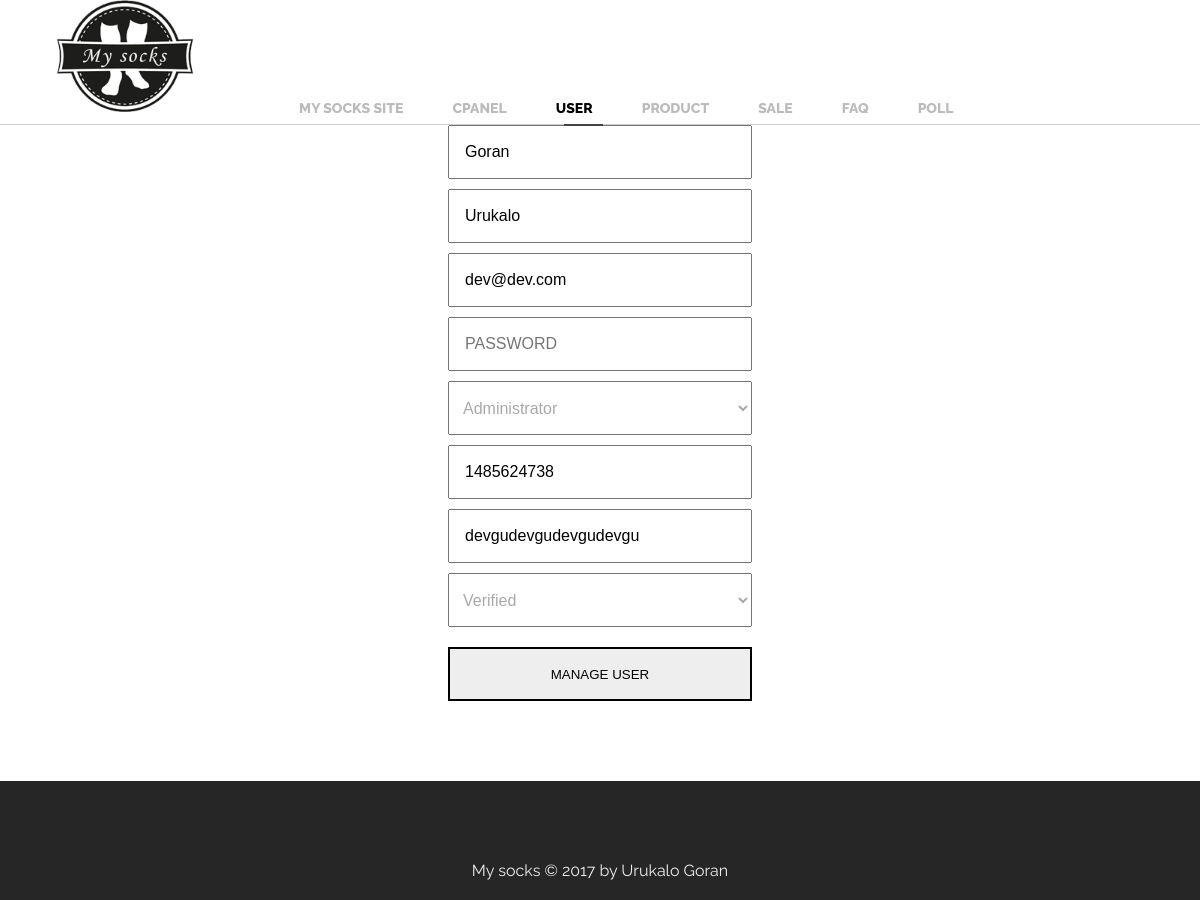
Screenshot of /n1shhh.php?page=8&job=2&productID=1&offset=0 (signed in) with the database file from the repository.
### tables this page shows
CREATE TABLE IF NOT EXISTS `users` (
  `userID` int(10) NOT NULL AUTO_INCREMENT,
  `firstName` varchar(30) NOT NULL,
  `lastName` varchar(30) NOT NULL,
  `email` varchar(254) NOT NULL,
  `password` varchar(128) NOT NULL,
  `roleID` int(2) NOT NULL,
  `timeOfReg` int(12) NOT NULL,
  `verificationCode` varchar(20) NOT NULL,
  `statusID` int(2) NOT NULL,
  PRIMARY KEY (`userID`)
);

### gogistuff/mod/user.php (the view, shortened to what this page needs)
<?php
if($_SESSION['role']==1){
    if(!isset($_REQUEST['job'])){
        header('location: n1shhh.php');
    }else{
        $job = $_REQUEST['job'];
        if(!($job > 0 && $job<5)){
            header('location: n1shhh.php');
        }
        else{
            if($job == '1'){
                if(isset($_POST['submituseradd'])){
                    $error = 0;
                    if(isset($_POST['firstname'])){
                        $regFirstName = "/^[A-Z]{1}[a-z]{2,30}$/";
                        if(!preg_match($regFirstName,$_POST['firstname'])){
                            $error++;
                        }
                        else{
                            $userdata['firstname'] = $_POST['firstname'];
                        }
                    }
                    else{
                        $error++;
                    }
                    if(isset($_POST['lastname'])){
                        $regLastName = "/^[A-Z]{1}[a-z]{3,30}$/";
                        if(!preg_match($regLastName,$_POST['lastname'])){
                            $error++;
                        }
                        else{
                            $userdata['lastname'] = $_POST['lastname'];
                        }
                    }
                    else{
                        $error++;
                    }
                    if(isset($_POST['email'])){
                        $regEmail = "/^\w+([\.\-]?\w+)*\@\w+([\.\-]?\w+)*(\.\w{2,3})+$/";
                        if(!preg_match($regEmail,$_POST['email'])){
                            $error++;
                        }
                        else{
                            $userdata['email'] = $_POST['email'];
                        }
                    }
                    else{
                        $error++;
                    }
                    if(isset($_POST['password'])){
                        $regPassword = "/^[a-zA-Z0-9!@#$%^&*.]{6,128}$/";
                        if(!preg_match($regPassword,$_POST['password'])){
                            $error++;
                        }
                        else{
                            $userdata['password'] = $_POST['password'];
                        }
                    }
                    else{
                        $error++;
                    }
                    if($error == 0){
                        $userdata['role'] = 2;
                        $userdata['timeOfReg'] = mktime();
                        $userdata['verificationCode'] = "";
                        $characters = '0123456789abcdefghijklmnopqrstuvwxyz01234ABCDEFGHIJKLMNOPQRSTUVWXYZ56789';
                        for($i=0;$i<20;$i++){
                            $userdata['verificationCode'] .= $characters[rand(0, strlen($characters) - 1)];
                        }
                        $userdata['statusID'] = 1;
                        $query = sprintf("INSERT INTO users VALUES('','%s','%s','%s','%s', %d, %d,'%s',%d)",$userdata['firstname'],$userdata['lastname'],$userdata['email'],md5($userdata['password']),$userdata['role'],$userdata['timeOfReg'],$userdata['verificationCode'],$userdata['statusID']);
                        include('dbconnection.php');
                        $r = mysql_query($query,$connect);
                        mysql_close($connect);
                        if(!$r){
                            echo"<div class='errorlog'>We apologize but there was a little mistake</div>";
                        }
                        else{
                            echo"<div class='errorlog'>We add new user</div>";
                        }
                    }
                    else {
                        echo "error";
                    }
                }
                    echo"
                    <div class='bigText'>USER > ADD</div>
                    <div class='useraddf forminside'>
                        <form action='".$_SERVER['PHP_SELF']."' method='POST' id='useraddform' onsubmit='return adduser();'>
                            <input type='hidden' name='page' value='".$page."'>
                            <input type='hidden' name='job' value='1'>
                            <input type='text' name='firstname' id='firstname' placeholder='FIRST NAME' value='".@$_POST['firstname']."'>
                            <input type='text' name='lastname' id='lastname' placeholder='LAST NAME' value='".@$_POST['lastname']."'>
                            <input type='text' name='email' id='email' placeholder='E-MAIL'  value='".@$_POST['email']."'>
                            <input type='password' name='password' id='password' placeholder='PASSWORD'  value='".@$_POST['password']."'>
                            <input type='submit' name='submituseradd' id='submituseradd' value='ADD USER'>
                        </form>
                    </div>";
            }
            else{
                if(!isset($_REQUEST['productID'])){
                    include('funct/itemfunct.php');
                    fillitems(array('page'=>$page,'job'=>$job));
                }
                else{
                    if($job == 2){
                        if(isset($_REQUEST['productID'])){
                            if(preg_match("/^\d+$/", $_REQUEST['productID'])){
                            include("dbconnection.php");
                            $query = sprintf("SELECT * FROM users u JOIN status s ON u.statusID = s.statusID  JOIN roles r ON u.roleID = r.roleID WHERE userID=%d",$_REQUEST['productID']);
                            $result = mysql_query($query, $connect);
                            $userroles = mysql_query("SELECT * FROM roles", $connect);
                            $userstatuses = mysql_query("SELECT * FROM status", $connect);
                            if(mysql_num_rows($result)){
                                $row = mysql_fetch_array($result);
                                echo
                                    "<div class='useraddf forminside'>
                                        <form action='".$_SERVER['PHP_SELF']."' method='POST' id='useraddform' onsubmit='return manageuser();'>
                                            <input type='hidden' name='page' value='".$page."'>
                                            <input type='hidden' name='job' value='".$job."'>
                                            <input type='hidden' name='productID' value='".$_REQUEST['productID']."'>
                                            <input type='hidden' name='userID' value='".$row['userID']."'>
                                            <input type='text' name='firstname' id='firstname' placeholder='FIRST NAME' value='".$row['firstName']."'>
                                            <input type='text' name='lastname' id='lastname' placeholder='LAST NAME' value='".$row['lastName']."'>
                                            <input type='text' name='email' id='email' placeholder='E-MAIL'  value='".$row['email']."'>
                                            <input type='password' name='password' id='password' placeholder='PASSWORD'  value=''>
                                            <select name='userrole' id='userrole'>
                                            ";
                                            while($r = mysql_fetch_array($userroles)){
                                                if($r['roleID'] == $row['roleID']){
                                                    echo "<option value='".$r['roleID']."' selected>".$r['role']."</option>";
                                                }
                                                else{
                                                    echo "<option value='".$r['roleID']."'>".$r['role']."</option>";
                                                }
                                            }
                                echo"
                                            </select>
                                            <input type='text' name='timeofreg' id='timeofreg' placeholder='TIME OF REGISTER'  value='".$row['timeOfReg']."'>
                                            <input type='text' name='verificationcode' id='verificationcode' placeholder='VERIFICATION CODE'  value='".$row['verificationCode']."'>
                                            <select name='userstatus' id='userstatus'>
                                            ";
                                            while($r = mysql_fetch_array($userstatuses)){
                                                if($r['statusID'] == $row['statusID']){
                                                    echo "<option value='".$r['statusID']."' selected>".$r['status']."</option>";
                                                }
                                                else{
                                                    echo "<option value='".$r['statusID']."'>".$r['status']."</option>";
                                                }
                                            }
                                echo"       <input type='submit' name='submitusermanage' id='submitusermanage' value='MANAGE USER'>
                                        </form>
                                    </div>";
                            }
                        }
                    }
                    }
                }
            }
        }
    }
}
?>

### css/shhh.css (style rules this page uses)
* { margin: 0px; padding: 0px; }
body { font-family: 'Raleway', sans-serif; }
.forminside { margin-bottom: 80px; }
.forminside input { margin: 0px auto; display: block; }
.forminside input[type="password"], .forminside input[type="text"] { width: 270px; height: 50px; margin-bottom: 10px; font-size: 16px; padding: 0px 15px; outline-color: #484848; }
.forminside input[type="submit"] { width: 304px; height: 54px; background-color: #eee; color: black; margin-top: 20px; border: 2px solid black; cursor: pointer; }
.forminside select { margin: 0px auto; display: block; margin-bottom: 10px; outline-color: #484848; padding: 0px 10px; font-size: 16px; color: #a9a9a9; width: 304px; height: 54px; }

### rows the page displays
users: firstname "Goran", lastname "Urukalo", email "dev@dev.com", timeofreg "1485624738", verificationcode "devgudevgudevgudevgu"

### other values shown
form field userrole "Administrator"
form field userstatus "Verified"
